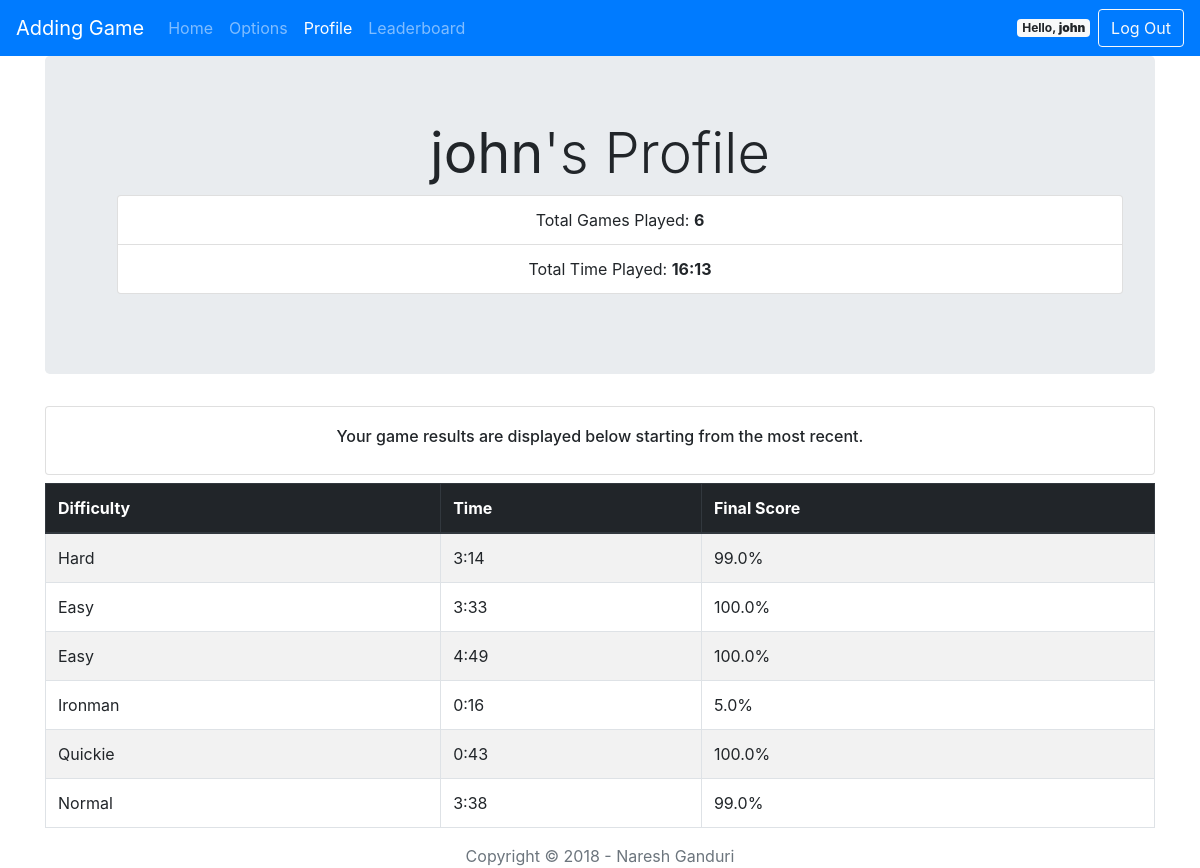
The page /profile (signed in) on the database its author committed.
### app/models.py (models this page shows, shortened)
class User(db.Model):
    id = db.Column(db.Integer, primary_key=True)
    username = db.Column(db.String(80), unique=True, nullable=False)
    password = db.Column(db.String(80), nullable=False)
    results = db.relationship('Result', backref='user', lazy=True)

class Result(db.Model):
    id = db.Column(db.Integer, primary_key=True)
    user_id = db.Column(db.Integer, db.ForeignKey('user.id'), nullable=False)
    game_mode = db.Column(db.String(40), nullable=False)
    total_time = db.Column(db.Integer, nullable=False)
    final_score = db.Column(db.Float, nullable=False)
    def get_time_string(self):
        minutes = '{}'.format(self.total_time // 60)
        seconds = '{}'.format(self.total_time % 60)
        if len(seconds) == 1:
            seconds = '0' + seconds
        return '{}:{}'.format(minutes, seconds)

### app/views.py (the view)
@app.route('/profile')
@login_required
def profile():
    menu_items.set_active('Profile')
    curr_user = User.query.filter_by(username=session['USERNAME']).first()
    results = Result.query.filter_by(user=curr_user).all()
    sorted_results = sorted(results, key=lambda x:x.id, reverse=True)
    total_time_played = 0
    for result in results:
        total_time_played += result.total_time
    return render_template('profile.html', menu_items=menu_items,
                            results=sorted_results,
                            total_games=len(results),
                            total_time=as_time_str(total_time_played))

### app/utils.py (called while the page is built)
def as_time_str(time_s):
    minutes = '{}'.format(time_s // 60)
    seconds = '{}'.format(time_s % 60)
    if len(seconds) == 1:
        seconds = '0' + seconds
    return '{}:{}'.format(minutes, seconds)

def login_required(f):
    @wraps(f)
    def inner(*args, **kwargs):
        if not session['LOGGED_IN']:
            return redirect('/login')
        return f(*args, **kwargs)
    return inner

    def __iter__(self):
        for item in self.items:
            if item.needs_login and not session['LOGGED_IN']:
                continue
            yield item

    def set_active(self, label):
        for item in self.items:
            if item.label == label:
                item.active = True
            else:
                item.active = False

### app/views.py (called while the page is built)
@app.before_request
def startUp():
    global menu_items, game_options
    if session.get('LOGGED_IN') is None:
        session['LOGGED_IN'] = False
    if menu_items is None:
        menu_items = init_menu_items()
    if game_options is None:
        game_options = init_game_options()

### app/templates/profile.html (shortened to what this page needs)
<!DOCTYPE html>
<html lang="en">
    <head>
    <link rel="stylesheet" href="https://stackpath.bootstrapcdn.com/bootstrap/4.1.3/css/bootstrap.min.css">
    <link rel="stylesheet" href="/static/css/main.css">
    </head>
    <body>
        {% include "nav.html" %}
        <div class="container">
            <div class="jumbotron text-center">
                <h2 class="display-4"><strong>{{session['USERNAME']}}</strong>'s Profile</h2>
                <ul>
                    <li class="list-group-item">
                        Total Games Played:
                        <strong>{{ total_games }}</strong>
                    </li>
                    <li class="list-group-item">
                        Total Time Played:
                        <strong>{{ total_time }}</strong>
                    </li>
                </ul>
            </div>
            <div class="card text-center mb-2">
                <div class="card-body">
                        <p class="h6">
                            Your game results are displayed below starting from the most recent.
                        </p>
                </div>
            </div>
            <table class="table table-striped table-bordered table-hover">
                <thead class="thead-dark">
                    <tr>
                        <th scope="col">Difficulty</th>
                        <th scope="col">Time</th>
                        <th scope="col">Final Score</th>
                    </tr>
                </thead>
                <tbody>
                    {% for result in results %}
                    <tr>
                        <td>{{ result.game_mode }}</td>
                        <td>{{ result.get_time_string() }}</td>
                        <td>{{ '{}%'.format(result.final_score) }}</td>
                    </tr>
                    {% endfor %}
                </tbody>
            </table>
        </div>
        <footer class="footer-copyright text-center text-muted">
            Copyright &copy; 2018 - Naresh Ganduri
        </footer>
    </body>
</html>

### app/templates/nav.html (shortened to what this page needs)
<nav class="navbar navbar-expand-lg navbar-dark bg-primary">
    <a class="navbar-brand" href="/">Adding Game</a>
    <div class="collapse navbar-collapse" id="navbarSupportedContent">
        <ul class="navbar-nav mr-auto">
            {% for item in menu_items %}
                {% if item.active %}
                <li class="nav-item active">
                    <a class="nav-link" href="{{item.url}}">{{item.label}} <span class="sr-only">(current)</span></a>
                </li>
                {% else %}
                <li class="nav-item">
                    <a class="nav-link" href="{{item.url}}">{{item.label}}</a>
                </li>
                {% endif %}
            {% endfor %}
        </ul>
        {% if session['LOGGED_IN'] %}
        <form class="form-inline my-2 my-lg-0" method="post" action="/logout">
            <span class="badge badge-light mx-2 my-2">Hello, <strong>{{session['USERNAME']}}</strong></span>
            <button class="btn btn-outline-light my-2 my-sm-0" id="logout" type="submit">Log Out</button>
        </form>
        {% else %}
        <form class="form-inline my-2 my-lg-0" method="get" action="/login">
            <button class="btn btn-outline-light my-2 my-sm-0" type="submit">Log In</button>
        </form>
        {% endif %}
    </div>
</nav>

### rows shown on the page
User: USERNAME "john"
Result: game_mode "Hard", get_time_string "3:14", final_score "99.0%"
Result: game_mode "Easy", get_time_string "3:33", final_score "100.0%"
Result: game_mode "Easy", get_time_string "4:49", final_score "100.0%"
Result: game_mode "Ironman", get_time_string "0:16", final_score "5.0%"
Result: game_mode "Quickie", get_time_string "0:43", final_score "100.0%"
Result: game_mode "Normal", get_time_string "3:38", final_score "99.0%"

### other values the page prints
{{ item.label }} "Home" "Options" "Leaderboard"
{{ item.label }} "Profile"
{{ total_games }} "6"
{{ total_time }} "16:13"
